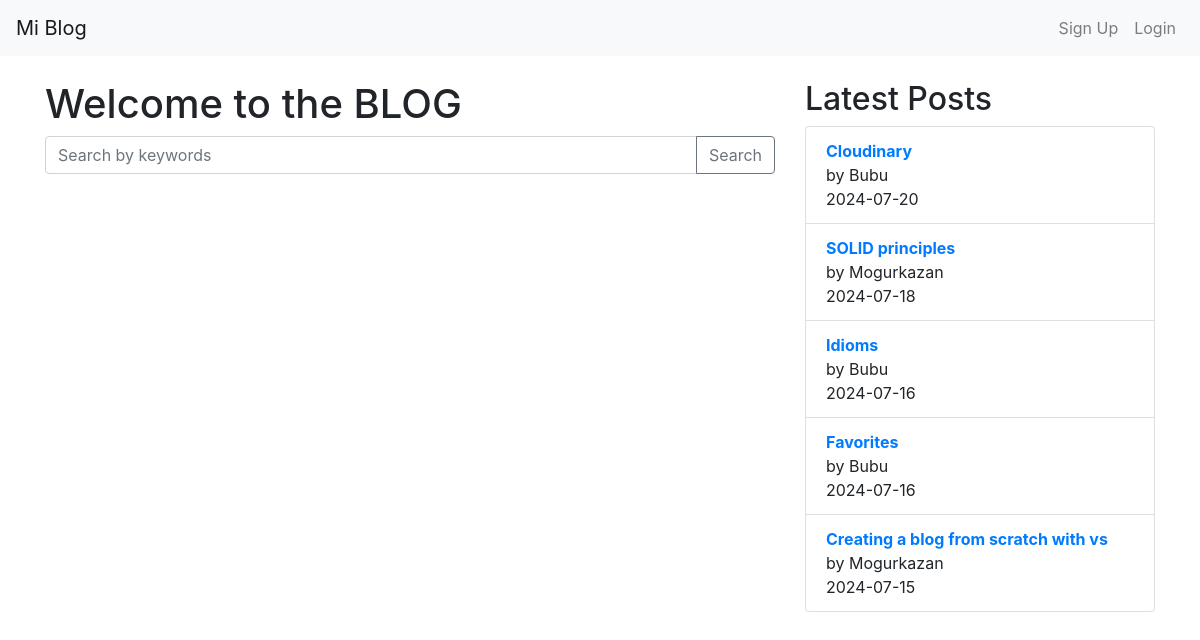
The page / on the database its author committed.
### app/models.py (models this page shows, shortened)
class Post(db.Model):
    id = db.Column(db.Integer, primary_key=True)
    title = db.Column(db.String(100), nullable=False)
    content = db.Column(db.Text, nullable=False)
    date_posted = db.Column(db.DateTime, nullable=False, default=datetime.utcnow)
    keywords = db.Column(db.String(100), nullable=True)
    image_url = db.Column(db.String(255), nullable=True)
    user_id = db.Column(db.Integer, db.ForeignKey('user.id'), nullable=False)
    comments = db.relationship('Comment', backref='post', lazy=True)

class User(UserMixin, db.Model):
    id = db.Column(db.Integer, primary_key=True)
    email = db.Column(db.String(120), unique=True, nullable=False)
    nickname = db.Column(db.String(80), unique=True, nullable=False)
    password_hash = db.Column(db.String(128), nullable=False)
    profile_image = db.Column(db.String(200), nullable=True)
    posts = db.relationship('Post', backref='author', lazy=True)
    comments = db.relationship('Comment', backref='author', lazy=True)
    favorites = db.relationship('Post', secondary='favorites', backref=db.backref('favorited_by', lazy='dynamic'))

### app/routes.py (the view)
@bp.route('/')
def home():
    latest_posts = Post.query.order_by(Post.date_posted.desc()).limit(5).all()
    logout_form = LogoutForm()
    return render_template('index.html', latest_posts=latest_posts, logout_form=logout_form)

### app/forms.py
class LogoutForm(FlaskForm):
    pass

### app/templates/index.html (shortened to what this page needs)
<!DOCTYPE html>
<html lang="en">
<head>
    <link rel="stylesheet" href="https://stackpath.bootstrapcdn.com/bootstrap/4.5.2/css/bootstrap.min.css">
</head>
<body>
    {% block navbar %}
    <nav class="navbar navbar-expand-lg navbar-light bg-light fixed-top">
        <a class="navbar-brand" href="{{ url_for('main.home') }}">
            {% if current_user.is_authenticated %}
                Blog de {{ current_user.nickname }}
            {% else %}
                Mi Blog
            {% endif %}
        </a>
        <div class="collapse navbar-collapse" id="navbarNav">
            <ul class="navbar-nav ml-auto">
                {% if not current_user.is_authenticated %}
                <li class="nav-item">
                    <a class="nav-link" href="{{ url_for('main.signup') }}">Sign Up</a>
                </li>
                <li class="nav-item">
                    <a class="nav-link" href="{{ url_for('main.login') }}">Login</a>
                </li>
                {% endif %}
            </ul>
        </div>
    </nav>
    {% endblock %}
    <div class="container" style="margin-top: 80px;">
        <div class="row">
            <div class="col-md-8">
                {% block content %}
                <h1>Welcome to the BLOG</h1>
                <form method="GET" action="{{ url_for('main.search') }}">
                    <div class="input-group mb-3">
                        <input type="text" class="form-control" name="query" placeholder="Search by keywords">
                        <div class="input-group-append">
                            <button class="btn btn-outline-secondary" type="submit">Search</button>
                        </div>
                    </div>
                </form>
                {% endblock %}
            </div>
            <div class="col-md-4">
                <h2>Latest Posts</h2>
                <ul class="list-group">
                    {% for post in latest_posts %}
                    <li class="list-group-item">
                        <a href="{{ url_for('main.view_post', post_id=post.id) }}">
                            <strong>{{ post.title }}</strong>
                        </a><br>
                        by {{ post.author.nickname }}<br>
                        {{ post.date_posted.strftime('%Y-%m-%d') }}
                    </li>
                    {% endfor %}
                </ul>
            </div>
        </div>
    </div>
</body>
</html>

### rows shown on the page
Post: title "Cloudinary", author.nickname "Bubu", date_posted "2024-07-20"
Post: title "SOLID principles", author.nickname "Mogurkazan", date_posted "2024-07-18"
Post: title "Idioms", author.nickname "Bubu", date_posted "2024-07-16"
Post: title "Favorites", author.nickname "Bubu", date_posted "2024-07-16"
Post: title "Creating a blog from scratch with vs", author.nickname "Mogurkazan", date_posted "2024-07-15"
